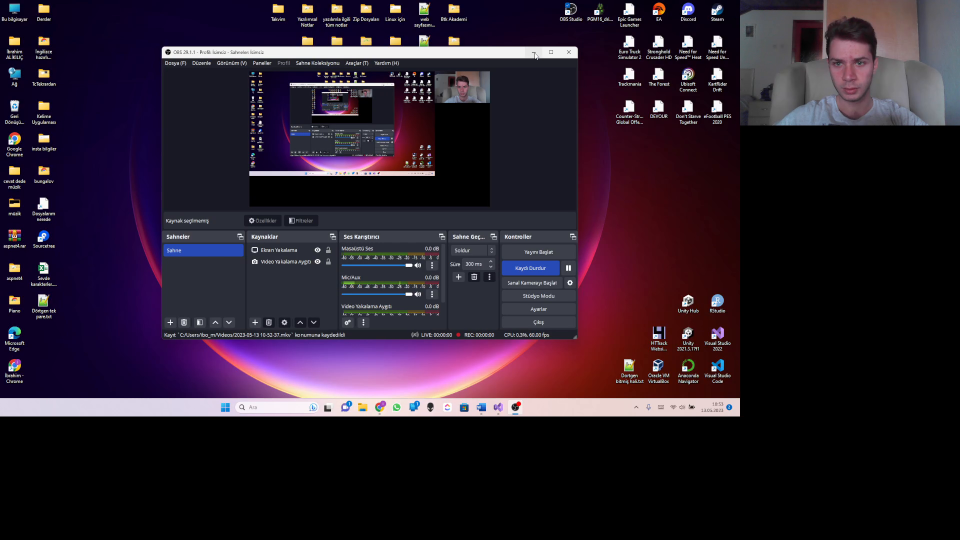
#> input picture frame 56 of GoruntuIsleme/8. OpenCV  Temel İşlemler/videom.mkv, 1920 x 1080 px (shown at 1/2 size)
$ jupyter execute '6.RenkUzayınıDegistirme.ipynb'
#> lines starting #> are read from the running program, lines starting #| are printed output that depends on the picture
[cell 1]
import cv2

[cell 2]
cap=cv2.VideoCapture("videom.mkv")

[cell 3]
while True:
    ret , frame=cap.read()
#> frame is the input picture: shape (1080, 1920, 3); mean B, G, R 43.8, 29.7, 42.4
    frame=cv2.cvtColor(frame,cv2.COLOR_BGR2GRAY)
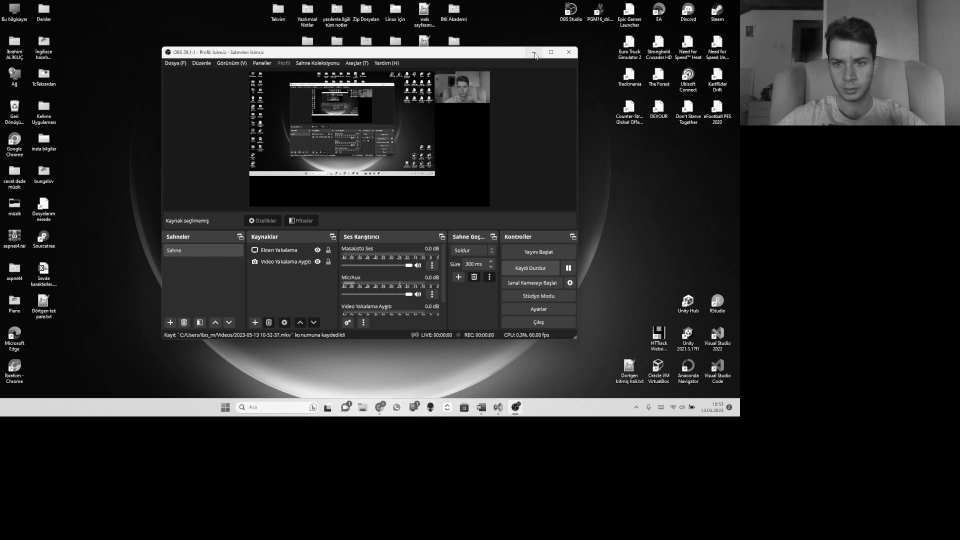
#> frame: shape (1080, 1920) (shown at 1/2 size); min 0, max 255, mean 35.1
    cv2.imshow("Video",frame)
    # videonun bittiğini belirtmek ve hata almamak için
    if ret==False:
        break
    if cv2.waitKey(30)& 0xFF==ord("q"):
#> (key q is pressed here)
        break
cap.release()
cv2.destroyAllWindows()


$ run again, starting later in the video
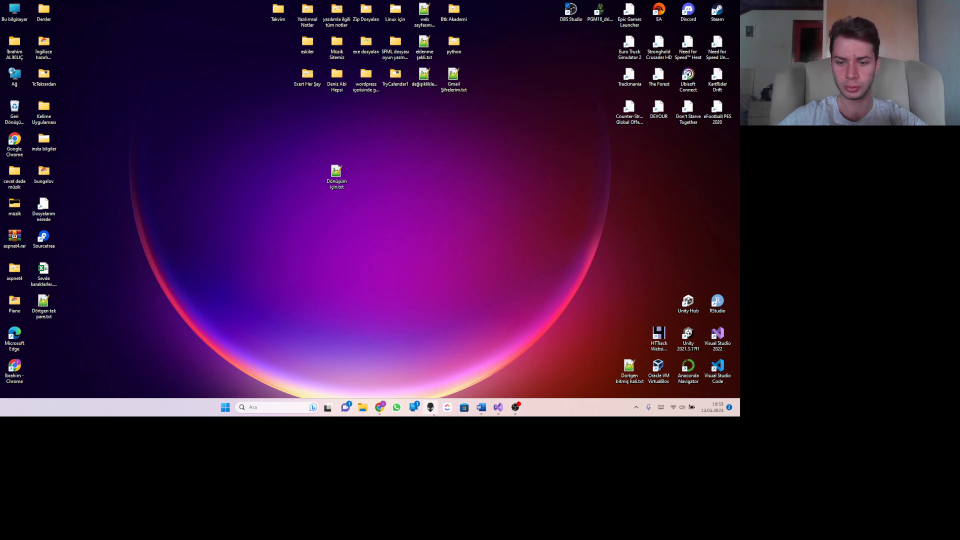
#> input picture frame 252 of GoruntuIsleme/8. OpenCV  Temel İşlemler/videom.mkv, 1920 x 1080 px (shown at 1/2 size)
#> frame is the input picture: shape (1080, 1920, 3); mean B, G, R 54.6, 19.9, 51.1
#> `frame=cv2.cvtColor(frame,cv2.COLOR_BGR2GRAY)`:
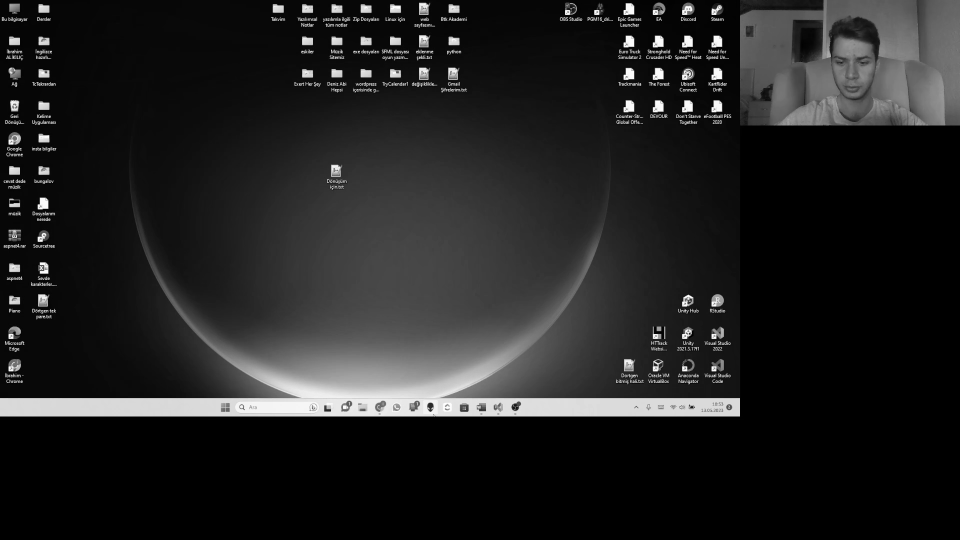
#> frame: shape (1080, 1920) (shown at 1/2 size); min 0, max 255, mean 33.1
